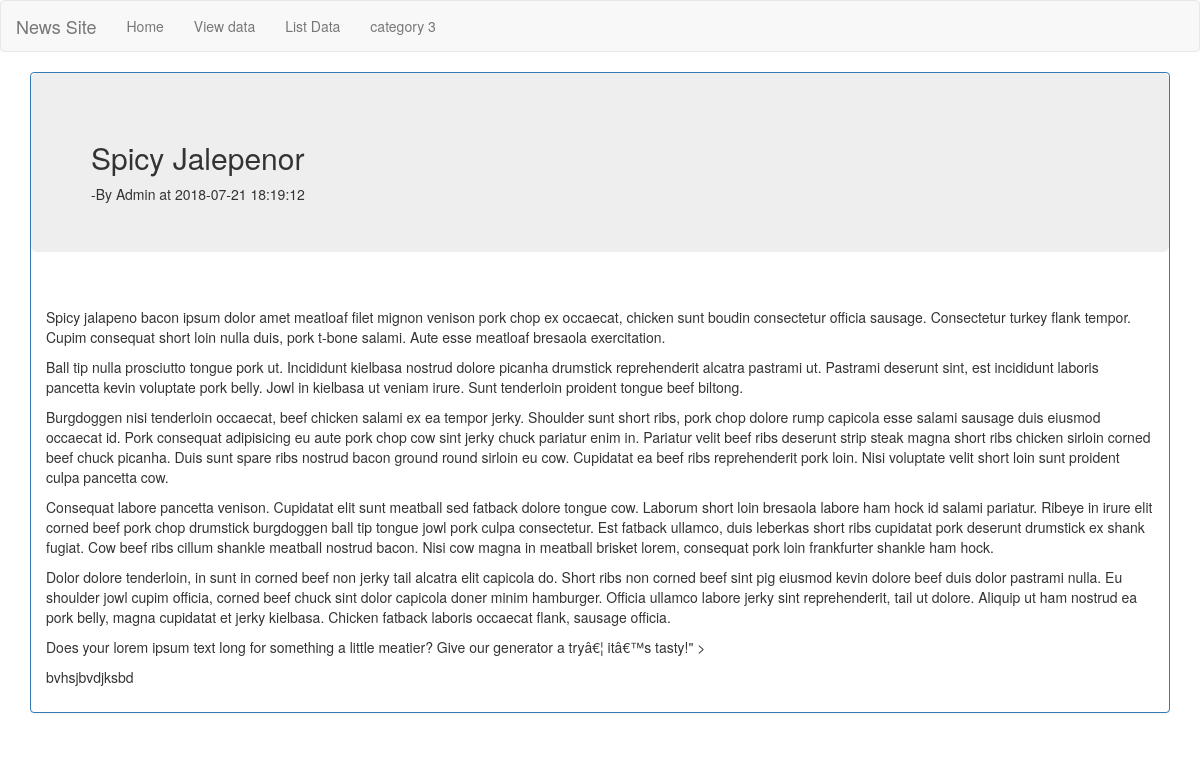
The app's page /news-site-updated-master/singleview.php?id=20 with its own data.
### tables this page shows
CREATE TABLE `test` (
  `id` int(11) NOT NULL,
  `heading` text NOT NULL,
  `summertext` longtext NOT NULL,
  `datetime` timestamp NOT NULL DEFAULT CURRENT_TIMESTAMP,
  `del` int(1) NOT NULL DEFAULT '0'
);

### news-site-updated-master/singleview.php (the view, shortened to what this page needs)
<!DOCTYPE html>
<?php $id = $_GET['id']; ?>
<html lang="en">
<head>
    <link href="css/bootstrap.min.css" rel="stylesheet">
    <link href="css/bootstrap.css" rel="stylesheet">
</head>
<body>
<nav class="navbar navbar-default">
    <div class="container-fluid">
        <div class="navbar-header">
            <a class="navbar-brand" href="index.php">News Site</a>
        </div>
        <ul class="nav navbar-nav">
            <li><a href="home.php">Home</a></li>
            <li><a href="viewdata.php">View data</a></li>
            <li><a href="listdata.php">List Data</a></li>
            <li><a href="#">category 3</a></li>
        </ul>
    </div>
</nav>
<div class="container">
        <?php
            require 'config.php';
            $statement="select * from test where id='$id'";
            $result = mysqli_query($conn, $statement);
            if (mysqli_num_rows($result) > 0)
            {
                while($row = mysqli_fetch_assoc($result))
                {
                    echo "<div class='panel-group'><div class='panel panel-primary'><div class='jumbotron'><h2>".$row['heading']."</h2> -By Admin at " .$row['datetime']."</div><div class='panel-body'>".$row['summertext'] ."</div></div></div>";
                }
            }
            else
            {
                echo "Nothing found in db";
            }
        ?>
</div>
</body>
</html>

### records on screen
test: heading "Spicy Jalepenor", datetime "2018-07-21 18:19:12", summertext "Spicy jalapeno bacon ipsum dolor amet meatloaf filet mignon venison pork chop ex occaecat, chicken sunt boudin consectetur officia sausage. Consectetur turkey flank tempor. Cupim consequat short loin nulla duis, pork t-bone salami. Aute esse meatloaf bresaola exercitation. Ball tip nulla prosciutto tongue pork ut. Incididunt kielbasa nostrud dolore picanha drumstick reprehenderit alcatra pastrami ut. Pastrami deserunt sint, est incididunt laboris pancetta kevin voluptate pork belly. Jowl in kielbasa ut veniam irure. Sunt tenderloin proident tongue beef biltong. Burgdoggen nisi tenderloin occaecat, beef chicken salami ex ea tempor jerky. Shoulder sunt short ribs, pork chop dolore rump…"
